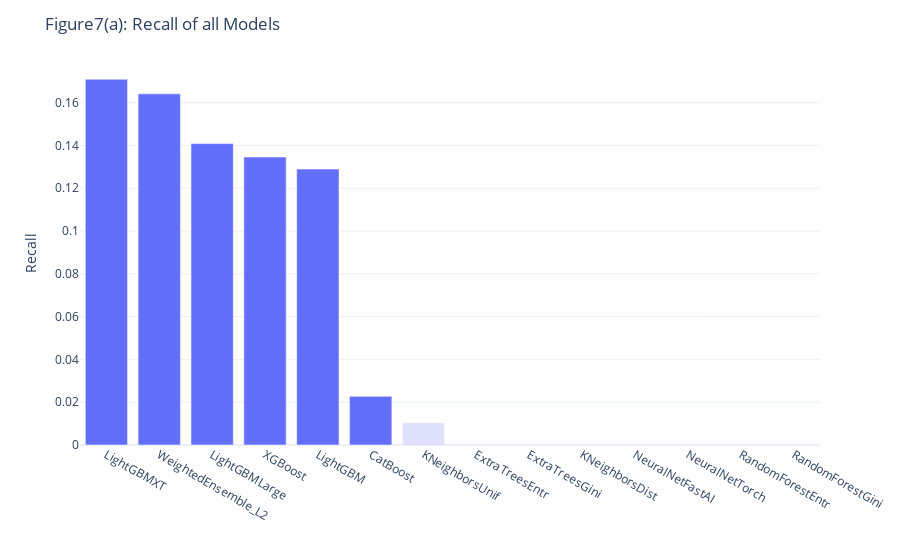

Notebook code cell kept with this figure:
### Markdown cell above
## Experiment1

::: {.panel-tabset}
#### Recall

### Code cell
figs['실험1모델비교REC'].layout['title']['text']='Figure7(a): Recall of all Models'
figs['실험1모델비교REC'].show(width=750)

### Figure 1 — Plotly figure (JSON) as saved in the notebook; plotly's stock layout.template omitted (floating-point values rounded to 4 significant figures)
{"data": [{"alignmentgroup": "True", "hovertemplate": "Top6=True<br>Method=%{x}<br>Value=%{y}<extra></extra>", "legendgroup": "True", "marker": {"color": "#636efa", "pattern": {"shape": ""}}, "name": "True", "offsetgroup": "True", "orientation": "v", "showlegend": false, "textposition": "auto", "type": "bar", "x": ["LightGBMXT", "WeightedEnsemble_L2", "LightGBMLarge", "XGBoost", "LightGBM", "CatBoost"], "xaxis": "x", "y": [0.1709, 0.1641, 0.1409, 0.1346, 0.129, 0.02273], "yaxis": "y"}, {"alignmentgroup": "True", "hovertemplate": "Top6=False<br>Method=%{x}<br>Value=%{y}<extra></extra>", "legendgroup": "False", "marker": {"color": "#636efa", "opacity": 0.2, "pattern": {"shape": ""}}, "name": "False", "offsetgroup": "False", "orientation": "v", "showlegend": false, "textposition": "auto", "type": "bar", "x": ["KNeighborsUnif", "ExtraTreesEntr", "ExtraTreesGini", "KNeighborsDist", "NeuralNetFastAI", "NeuralNetTorch", "RandomForestEntr", "RandomForestGini"], "xaxis": "x", "y": [0.01042, 0, 0, 0, 0, 0, 0, 0], "yaxis": "y"}], "layout": {"autosize": true, "barmode": "relative", "legend": {"title": {"text": "Top6"}, "tracegroupgap": 0}, "margin": {"t": 60}, "title": {"text": "Figure7(a): Recall of all Models"}, "xaxis": {"anchor": "y", "autorange": true, "domain": [0, 1], "range": [-0.5, 13.5], "title": {"text": ""}, "type": "category"}, "yaxis": {"anchor": "x", "autorange": true, "domain": [0, 1], "range": [0, 0.1799], "title": {"text": "Recall"}, "type": "linear"}}}
